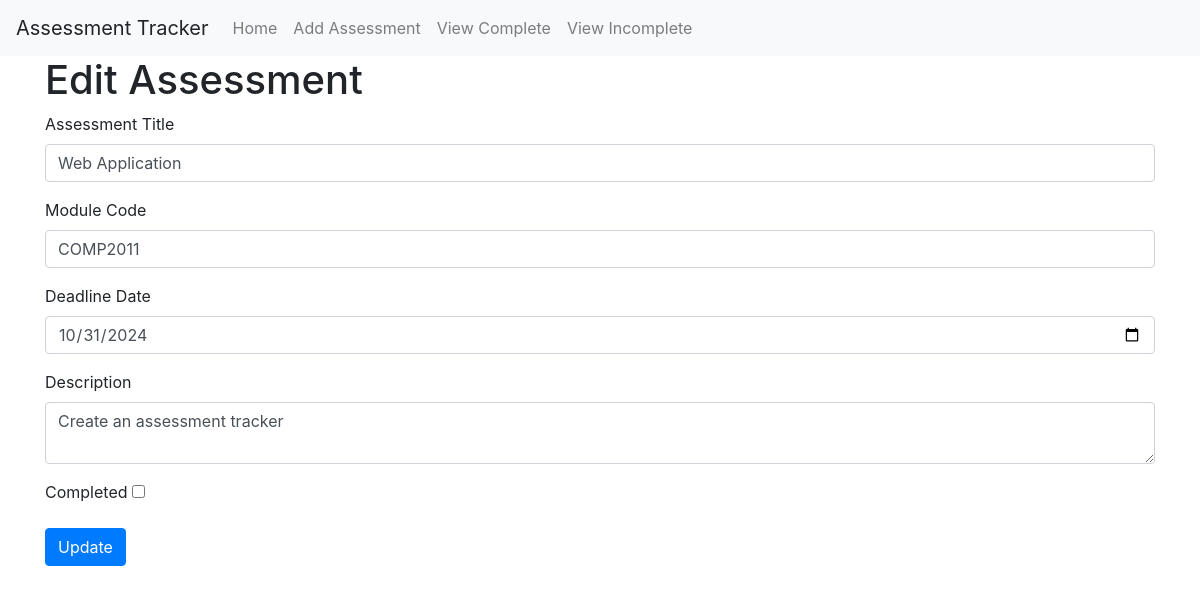
The app's page /edit_assessment/4, older data.
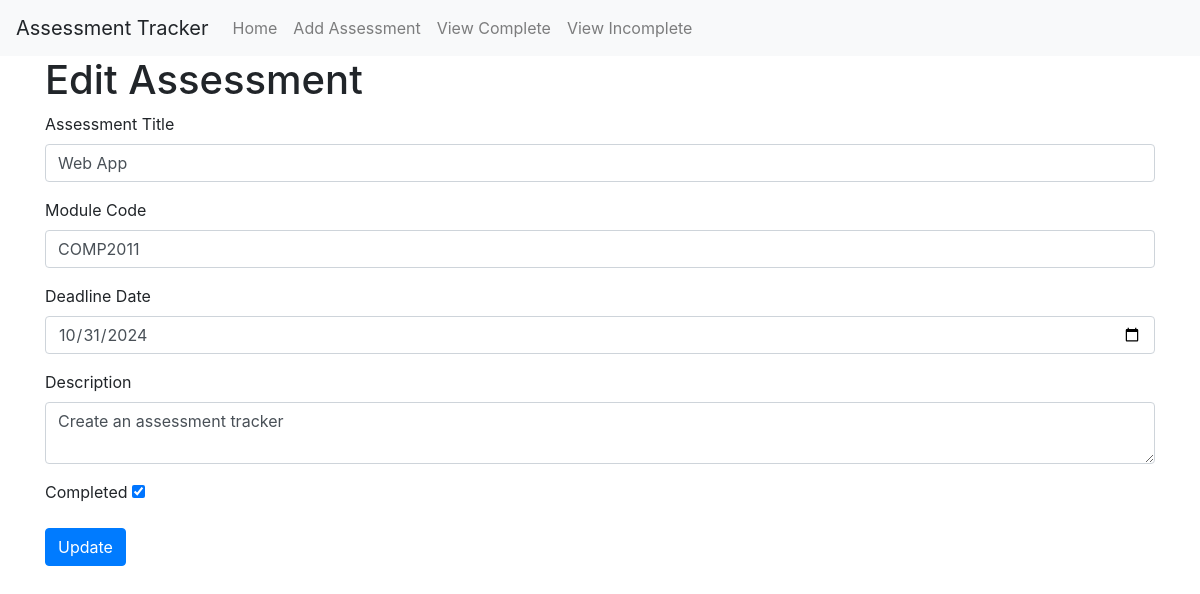
The same page, newer data.
### app/models.py (models this page shows)
class Assessment(db.Model):
    id = db.Column(db.Integer, primary_key=True)
    title = db.Column(db.String(100), nullable=False)
    module_code = db.Column(db.String(100), nullable=False)
    deadline = db.Column(db.DateTime, nullable=False)
    description = db.Column(db.Text, nullable=False)
    completed = db.Column(db.Boolean, default=False)

### app/views.py (the view, shortened to what this page needs)
@app.route('/edit_assessment/<int:id>', methods=['GET', 'POST'])
def edit_assessment(id):
    assessment = Assessment.query.get_or_404(id)
    form = AssessmentForm(obj=assessment)
    for forms, errors in form.errors.items():
        for error in errors:
            flash(error)
    return render_template('edit.html', form=form)

### app/forms.py (shortened to what this page needs)
class AssessmentForm(FlaskForm):
    title = StringField('Assessment Title', validators=[DataRequired()])
    module_code = StringField('Module Code', validators=[DataRequired()])
    deadline = DateField('Deadline Date', validators=[DataRequired()])
    description = TextAreaField('Description', validators=[DataRequired()])
    completed = BooleanField('Completed')

### app/templates/edit.html (shortened to what this page needs)
{% extends "base.html" %}
{% block content %}
<h1>Edit Assessment</h1>
<form method="POST">
    <div class="form-group">
        {{ form.title.label(class="form-label") }} {{ form.title(class="form-control") }}
    </div>
    <div class="form-group">
        {{ form.module_code.label(class="form-label") }} {{ form.module_code(class="form-control") }}
    </div>
    <div class="form-group">
        {{ form.deadline.label(class="form-label") }} {{ form.deadline(class="form-control") }}
    </div>
    <div class="form-group">
        {{ form.description.label(class="form-label") }} {{ form.description(class="form-control") }}
    </div>
    <div class="form-group">
        {{ form.completed.label(class="form-label") }} {{ form.completed() }}
    </div>
    <button type="submit" class="btn btn-primary">Update</button>
</form>
{% endblock %}

Row changes from the older to the newer data that the page shows:
changed Assessment "COMP2011": title "Web Application" → "Web App"; completed "☐" → "☑"
